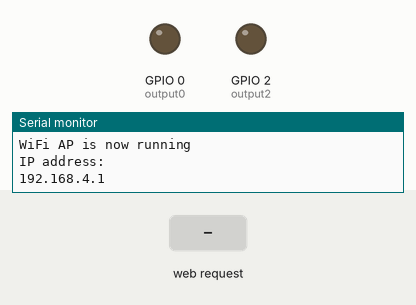
The sketch below on a simulated ESP8266 (NodeMCU). On the bench: output pins drawn as LEDs (lit = HIGH), the last lines printed to the serial monitor. Inputs (shaded band) come from the test bench.

Above: at 1.2 s.
1.3 s: HTTP request GET /2/on received
At 1.7 s:
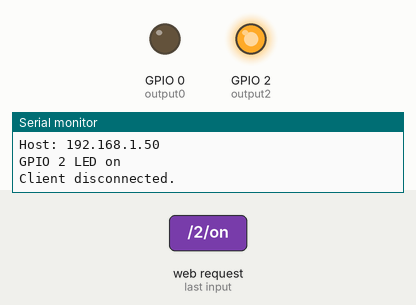
2.8 s: HTTP request GET /0/on received
At 4.0 s:
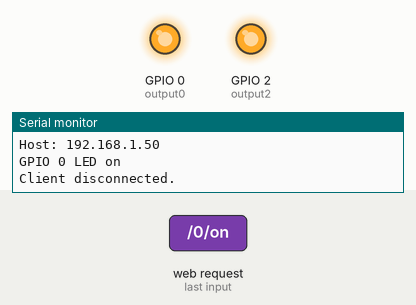
4.3 s: HTTP request GET /2/off received
At 5.3 s:
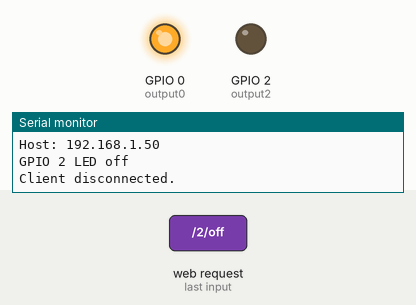
Timing chart, 0 to 7.3 s (numbered marks = the images above; inputs shaded):
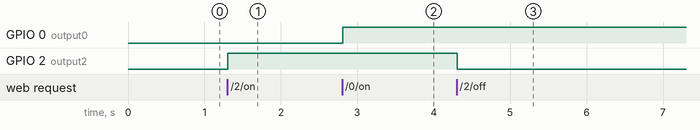

The sketch:

esp8266_wifi_AP_control_led.ino
```cpp
 #include <ESP8266WiFi.h>
 #include <ESP8266WebServer.h>

 #define output2  2
 #define output0  0

 // Create the objects for server and client
 WiFiServer server(80);
 WiFiClient client;

 const char* ssid   = "ESP_AP";         // This is the SSID that ESP32 will broadcast
 const char* password = "12345678";     // password should be atleast 8 characters to make it work

 // Create the global variable
 String http;
 String output2State = "off";
 String output0State = "off";

 void setup() {
  Serial.begin(9600);
  pinMode(output2, OUTPUT);
  pinMode(output0, OUTPUT);

  digitalWrite(output2, LOW);
  digitalWrite(output0, LOW);

  Serial.print("Connecting to ");
  Serial.println(ssid);

  // Create the ESP32 access point
  WiFi.softAP(ssid, password);

  Serial.println( "" );
  Serial.println( "WiFi AP is now running" );
  Serial.println( "IP address: " );
  Serial.println( WiFi.softAPIP() );

  // Start our ESP32 server
  server.begin();
 }

 void loop(){
  if ( client = server.available() ) {  // Checks if a new client tries to connect to our server
   Serial.println("New Client.");
   String clientData = "";
   while ( client.connected() ) {    // Wait until the client finish sending HTTP request
    if ( client.available() ) {     // If there is a data,
     char c = client.read();      //  read one character
     http += c;            //  then parse it
     Serial.write(c);
     if (c == '\n') {         // If the character is carriage return,
                      //  it means end of http request from client
      if (clientData.length() == 0) { //  Now that the clientData is cleared,
       sendResponse();        //    perform the necessary action
       updateLED();
       updateWebpage();
       break;
      } else {
       clientData = "";       //  First, clear the clientData
      }
     } else if (c != '\r') {      // Or if the character is NOT new line
      clientData += c;        //  store the character to the clientData variable
     }
    }
   }
   http = "";
   client.stop();      // Disconnect the client.
   Serial.println("Client disconnected.");
   Serial.println("");
  }
 }

 void sendResponse() {
  // Send the HTTP response headers
  client.println("HTTP/1.1 200 OK");
  client.println("Content-type:text/html");
  client.println("Connection: close");
  client.println();
 }

 void updateWebpage() {
  // Send the whole HTML
  client.println("<!DOCTYPE html><html>");
  client.println("<head>");
  client.println("<title>LED Status</title>");
  client.println("</head>");

  client.println("<head>");
  client.println("<meta name=\"viewport\" content=\"width=device-width, initial-scale=1\">");
  client.println("<style>html { font-family: Helvetica; display: inline-block; margin: 0px auto; text-align: center;}");
  client.println("</style></head>");

  // Web Page Heading
  client.println("<body><h1>ESP Web Server!</h1>");

  // Display buttons for Blue LED
  client.println("<p>1. GPIO 2 is " + output2State + "</p>");
  if (output2State == "off") {
   client.println("<p><a href=\"/2/on\"><button>Turn ON</button></a></p>");
  } else {
   client.println("<p><a href=\"/2/off\"><button>Turn OFF</button></a></p>");
  }

  client.print("<hr>");

  // Display buttons for Green LED
  client.println("<p>2. GPIO 0 is " + output0State + "</p>");
  if (output0State == "off") {
   client.println("<p><a href=\"/0/on\"><button>Turn ON</button></a></p>");
  } else {
   client.println("<p><a href=\"/0/off\"><button>Turn OFF</button></a></p>");
  }

  client.println("</body></html>");
  client.println();
 }

 void updateLED() {
  if(http.indexOf("GET /2/on") >= 0) {
   Serial.println("GPIO 2 LED on");
   output2State = "on";
   digitalWrite(output2, HIGH);
  } else if (http.indexOf("GET /2/off") >= 0) {
   Serial.println("GPIO 2 LED off");
   output2State = "off";
   digitalWrite(output2, LOW);
  } else if (http.indexOf("GET /0/on") >= 0) {
   Serial.println("GPIO 0 LED on");
   output0State = "on";
   digitalWrite(output0, HIGH);
  } else if (http.indexOf("GET /0/off") >= 0) {
   Serial.println("GPIO 0 off");
   output0State = "off";
   digitalWrite(output0, LOW);
  }
 }
```

Measured:
- after the input at 1.3 s, GPIO 2 (output2): LOW → HIGH at once
- after the input at 2.8 s, GPIO 0 (output0): LOW → HIGH at once
- after the input at 4.3 s, GPIO 2 (output2): HIGH → LOW at once
